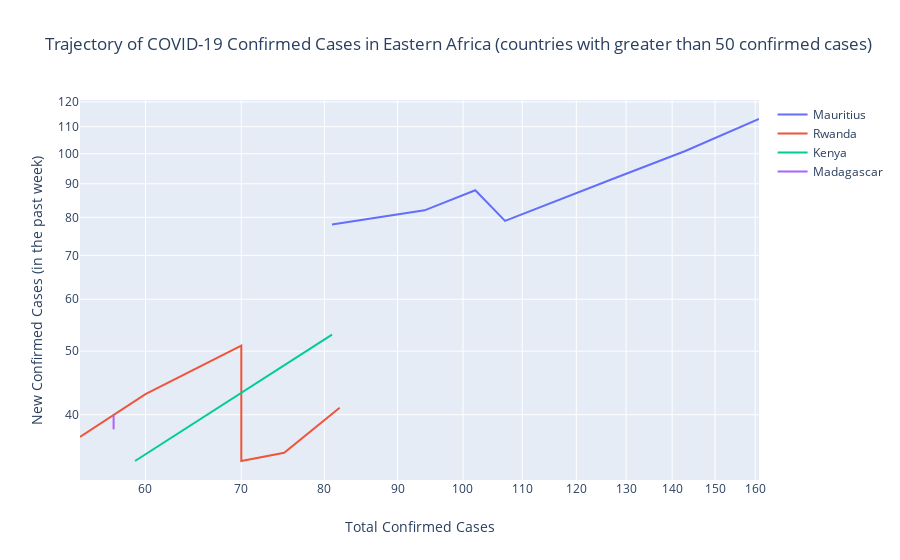

Notebook cell for this chart:
### Code cell
threshold = 50
countries = df3.groupby(by='Country/Region', as_index=False)['Confirmed'].max().sort_values(by='Confirmed', ascending=False)
countries = countries[countries['Confirmed'] > threshold]['Country/Region'].unique()

fig = go.Figure()
for country in countries:
    filtered_df = df3[df3['Country/Region'] == country].reset_index()
    idx = filtered_df['Confirmed'].sub(threshold).gt(0).idxmax()
    trace_data = filtered_df[idx:]
    fig.add_trace(go.Scatter(x=trace_data['Confirmed'],
                             y=trace_data['new_cases'],
                             mode='lines',
                             name=country,
                             text=df3['date'],
                             hoverinfo='x+text+name'))
fig.update_layout(xaxis_type="log",
                  yaxis_type="log",
                  title='Trajectory of COVID-19 Confirmed Cases in Eastern Africa (countries with greater than 50 confirmed cases)',
                  xaxis_title='Total Confirmed Cases',
                  yaxis_title='New Confirmed Cases (in the past week)')
fig.show()

### Figure 1 — Plotly figure (JSON) as saved in the notebook; plotly's stock layout.template omitted (floating-point values rounded to 4 significant figures; data arrays with more than 128 entries replaced by an {"elided": "..."} marker saying what was removed)
{"data": [{"hoverinfo": "x+text+name", "mode": "lines", "name": "Mauritius", "text": {"elided": "220 str values"}, "type": "scatter", "x": [81, 94, 102, 107, 128, 143, 161], "y": [78, 82, 88, 79, 92, 101, 113]}, {"hoverinfo": "x+text+name", "mode": "lines", "name": "Rwanda", "text": {"elided": "220 str values"}, "type": "scatter", "x": [54, 60, 70, 70, 75, 82], "y": [37, 43, 51, 34, 35, 41]}, {"hoverinfo": "x+text+name", "mode": "lines", "name": "Kenya", "text": {"elided": "220 str values"}, "type": "scatter", "x": [59, 81], "y": [34, 53]}, {"hoverinfo": "x+text+name", "mode": "lines", "name": "Madagascar", "text": {"elided": "220 str values"}, "type": "scatter", "x": [57, 57], "y": [40, 38]}], "layout": {"title": {"text": "Trajectory of COVID-19 Confirmed Cases in Eastern Africa (countries with greater than 50 confirmed cases)"}, "xaxis": {"title": {"text": "Total Confirmed Cases"}, "type": "log"}, "yaxis": {"title": {"text": "New Confirmed Cases (in the past week)"}, "type": "log"}}}
